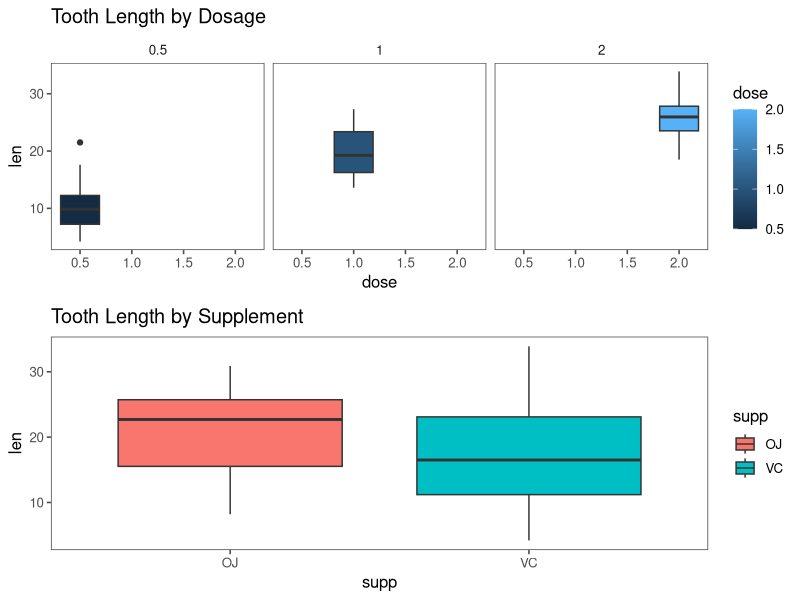
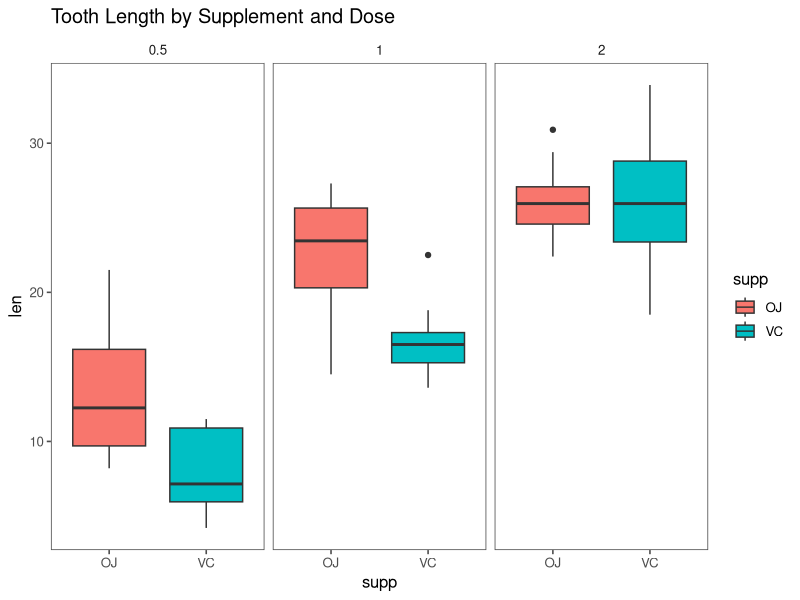

These charts were generated, in order, by the following R code:
## ---- chunk 1
# Use ggthemes, grid, and gridExtra for styling
library(ggthemes)
library(grid)
library(gridExtra)

# Use ggplot2 library for exploratory graphs
library(ggplot2)
## ---- chunk 2
# Summary of ToothGrowth data
summary(ToothGrowth)
## ---- chunk 3
# Unique values of dose
unique(ToothGrowth$dose)
## ---- chunk 4
# Create a boxplot of supplement types and doses
plot.supplementDose <- (ggplot(aes(x = supp, y = len), data = ToothGrowth) 
       + geom_boxplot(aes(fill=supp))
       + facet_wrap(~ dose)
+ theme_few() 
+ scale_colour_few()
+ ggtitle("Tooth Length by Supplement and Dose"))

# Create a boxplot of supplement types
plot.supplement <- (ggplot(aes(x = supp, y = len), data = ToothGrowth) 
                        + geom_boxplot(aes(fill=supp))
                        + theme_few() 
                        + scale_colour_few()
                        + ggtitle("Tooth Length by Supplement"))

# Create a boxplot of doses
plot.dose <- (ggplot(aes(x = dose, y = len), data = ToothGrowth) 
                    + geom_boxplot(aes(fill=dose))
                    + facet_grid(. ~ dose)                    
                    + theme_few() 
                    + scale_colour_few()
                    + ggtitle("Tooth Length by Dosage"))

# Grid of all plots
grid.arrange(plot.dose, plot.supplement, ncol=1)
plot.supplementDose

## ---- chunk 5
# Separate the data into separate groups based on dose
popDose1 = subset(ToothGrowth, dose %in% c(0.5, 1.0))
popDose2 = subset(ToothGrowth, dose %in% c(0.5, 2.0))
popDose3 = subset(ToothGrowth, dose %in% c(0.1, 2.0))
## ---- chunk 6

## ---- chunk 7

## ---- chunk 8

## ---- chunk 9

